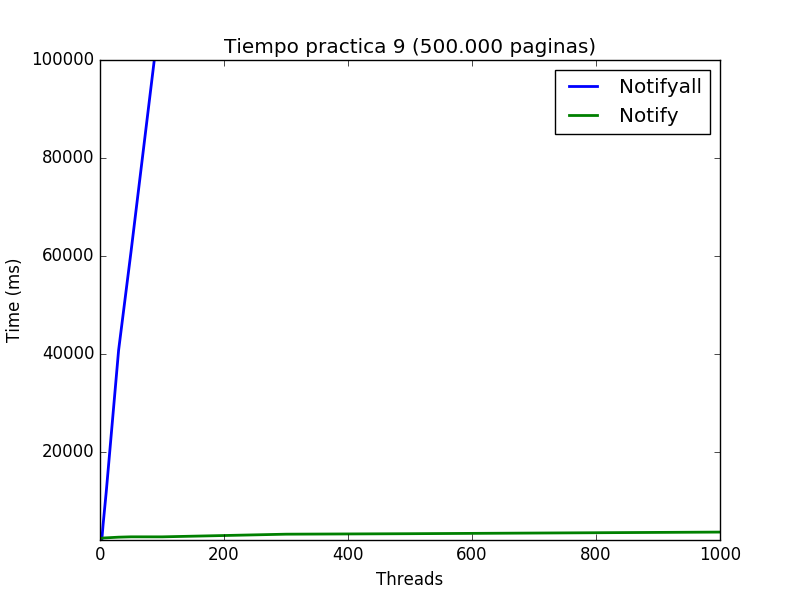

Write Python code to recreate this figure.
"""
=============================
Demo of the errorbar function
=============================

This exhibits the most basic use of the error bar method.
In this case, constant values are provided for the error
in both the x- and y-directions.
"""

import numpy as np
import matplotlib.pyplot as plt

# example data

plt.axis([0, 1000, 2000, 100000])
plt.rc('lines', linewidth = 2)

plt.title(r'Tiempo practica 9 (500.000 paginas)')
plt.xlabel('Threads')
plt.ylabel('Time (ms)')

plt.plot([3,5,10,30,50,100,300,500,1000],[2141,5179,11739,40737,60830,112970,379488,681447,1439290],label='Notifyall')
plt.plot([3,5,10,30,50,100,300,500,1000],[2356,2406,2442,2578,2648,2643,3187,3287,3617],label='Notify')

plt.legend()
plt.show()
